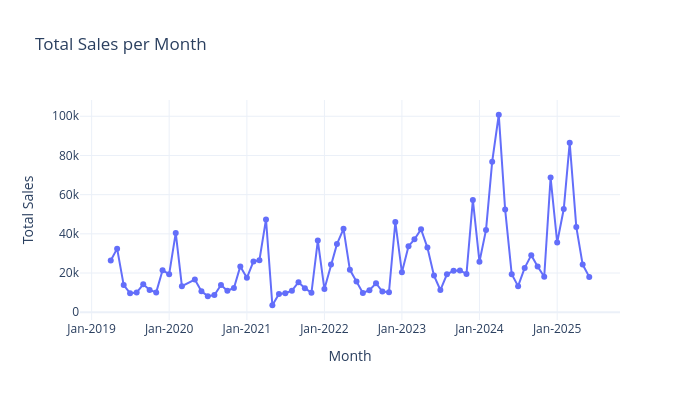

The code cell stored with this chart in its notebook:
### Code cell
# Plot total sales for each month over the time frame using Plotly

import plotly.graph_objects as go

# Ensure Date column is datetime
final_df['Date'] = pd.to_datetime(final_df['Date'])

# Group by month and sum
monthly_sales = final_df.groupby(final_df['Date'].dt.to_period('M'))['Qty'].sum().reset_index()
monthly_sales['Date'] = monthly_sales['Date'].dt.to_timestamp()

fig = go.Figure()
fig.add_trace(
    go.Scatter(
        x=monthly_sales['Date'],
        y=monthly_sales['Qty'],
        mode='lines+markers',
        name='Total Sales'
    )
)

fig.update_layout(
    title='Total Sales per Month',
    xaxis_title='Month',
    yaxis_title='Total Sales',
    xaxis=dict(tickformat='%b-%Y'),
    template="plotly_white",
    width=700,
    height=400
)
fig.show()
